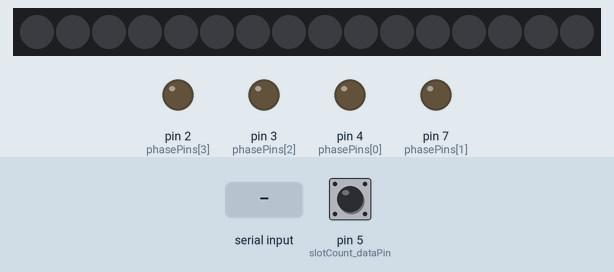
Simulated run of this sketch. Board: Arduino Uno, built with avr-gcc and run on an emulated ATmega328P. Parts: 16 RGB LEDs in strip order, left to right, output pins drawn as LEDs (lit = HIGH). Inputs (shaded band) come from the test bench; at power-on: pin 5 (slotCount_dataPin) HIGH. Dim RGB values are drawn brighter than linear.

Above: at 1.2 s.
1.3 s: "<5>" received over Serial
At 2.4 s:
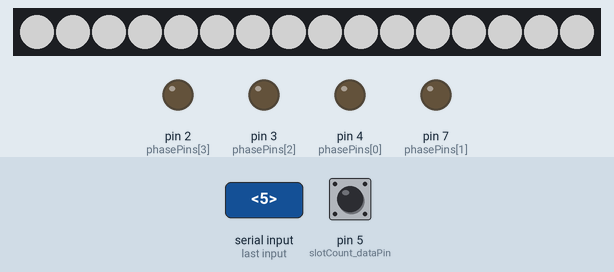
2.8 s: "<1,90>" received over Serial
At 3.7 s:
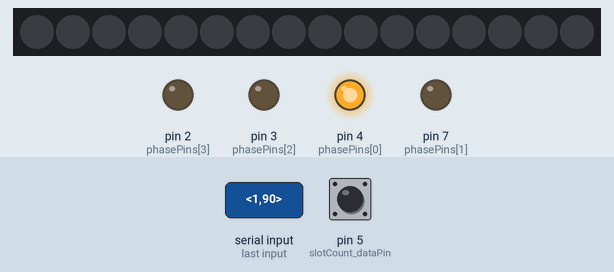
Timing chart, 0 to 5.8 s (numbered marks = the images above; inputs shaded):
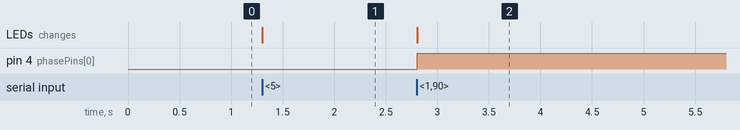

Measured:
- after the input at 1.3 s, the LEDs: change at once (image 1)
- after the input at 2.8 s, pin 4 (phasePins[0]): LOW → HIGH at once; the LEDs: change at once (image 2)

The sketch:

nonSensorSide.ino
```cpp
#include <Adafruit_NeoPixel.h>

//program for Arduino of non-sensor side
//last modified 3 February 2021

//slot counter variables
int State = HIGH;             // the current reading from the input pin
int lastState = HIGH;   // the previous reading from the input pin
unsigned long lastDebounceTime = 0;  // the last time the output pin was toggled
unsigned long debounceDelay = 2;    // the debounce time; increase if the output flickers

//slot counter LED
const int demand_LED = 6;
const int LED_COUNT = 16;
Adafruit_NeoPixel strip(LED_COUNT, demand_LED, NEO_GRB+NEO_KHZ800);
boolean demand_phase = false;

//define all of these
const int phaseNo = 4;
int phasePins[phaseNo] = {4,7,3,2}; // {Assembly, Logistics, Transport1, Transport2, Demand}
int phaseArrowStates[phaseNo] = {LOW,LOW,LOW,LOW}; // {Assembly, Logistics, Transport1, Transport2, Demand}
int slotCount_dataPin = 5; //make sure to pullup to 20k
const byte numChars = 128;
char receivedChars[numChars];
char tempChars[numChars];
boolean newData = false;
int score = 0;

//instruction packet components <ARROW_PHASE,SCORE_QUERY>
//defining the arrow phase codings
const int NONE = 0;
const int ASSEMBLY = 1;
const int LOGISTICS = 2;
const int TRANSPORT1 = 3;
const int TRANSPORT2 = 4;
const int DEMAND = 5;

//information codes
const int SCORE_QUERY = 1;
const int SCORE_ERASE = 2;

//deciphered score
int arrow_phase = -1;
int score_query = -1;

//extra vars
//unsigned long readTime;

void setup() {
  // put your setup code here, to run once:
  Serial.begin(9600);
  for (int i = 0; i < phaseNo; i++){
    pinMode(phasePins[i],OUTPUT);
  }
  pinMode(slotCount_dataPin, INPUT_PULLUP);
  setupLEDstrip();
}

void loop() {
  // put your main code here, to run repeatedly:
//  unsigned long startTime = millis();
  recvWithStartEndMarkers();
  changeHardwareState();
//  Serial.println(readTime-startTime);
}

void recvWithStartEndMarkers() {
    static boolean recvInProgress = false;
    static byte ndx = 0;
    char startMarker = '<';
    char endMarker = '>';
    char rc;

    while (Serial.available() > 0 && newData == false) {
        rc = Serial.read();

        if (recvInProgress == true) {
            if (rc != endMarker) {
                receivedChars[ndx] = rc;
                ndx++;
                if (ndx >= numChars) {
                    ndx = numChars - 1;
                }
            }
            else {
                receivedChars[ndx] = '\0'; // terminate the string
                recvInProgress = false;
                ndx = 0;
                newData = true;
            }
        }

        else if (rc == startMarker) {
            recvInProgress = true;
        }
    }
}

void changeHardwareState(){
  if(newData == true){
    //get information from packet and change boolean
    strcpy(tempChars, receivedChars);
    parseData();
    newData = false;


    // arrow if-else statements
    if (arrow_phase >= 0 && arrow_phase <= 5){
      for(int i = 0; i < phaseNo; i++){
        phaseArrowStates[i] = LOW;
      }
      demand_phase = false;
      if(arrow_phase >= 1 && arrow_phase <= phaseNo){
        phaseArrowStates[arrow_phase-1] = HIGH;
      }
      else if (arrow_phase == DEMAND){
        demand_phase = true;
      }
    }

    //score query statements
    if (score_query == SCORE_QUERY){
      Serial.print(createPacket(String(score)));
    }
    else if (score_query == SCORE_ERASE){
      score=0;
    }
  }

  else{ // no data to read
  }

  slotCount();
  writeArrowStates();
}

void parseData(){
    char * strtokIndx; // this is used by strtok() as an index

    strtokIndx = strtok(tempChars,",");      // get the first part - the string
    arrow_phase = atoi(strtokIndx); // copy it to messageFromPC

    strtokIndx = strtok(NULL, ","); // this continues where the previous call left off
    score_query = atoi(strtokIndx);     // convert this part to an integer

}

String createPacket(String val){
  return "<"+val+">";
}

void slotCount(){
  int reading = digitalRead(slotCount_dataPin);
  if (reading != lastState) {
    lastDebounceTime = millis();
  }
  if ((millis() - lastDebounceTime) > debounceDelay) {
    if (reading != State) {
      State = reading;
      if (State == LOW) {
        score=score+1;
        Serial.print(createPacket(String(score)));
      }
    }
  }
  lastState = reading;
}

void writeArrowStates(){
  for (int i = 0; i < phaseNo; i++){
    digitalWrite(phasePins[i],phaseArrowStates[i]);
  }
  if(demand_phase==true){
    setLEDStripHIGH();
  }
  else{
    setLEDStripLOW();
  }
}

void setupLEDstrip(){
  strip.begin();
  strip.setBrightness(120);
  strip.show();
}

void setLEDStripHIGH(){
  for(int i = 0; i < LED_COUNT; i++){
    strip.setPixelColor(i,255,255,255);
  }
  strip.show();
}

void setLEDStripLOW(){
  strip.clear();
  strip.show();
}
```
